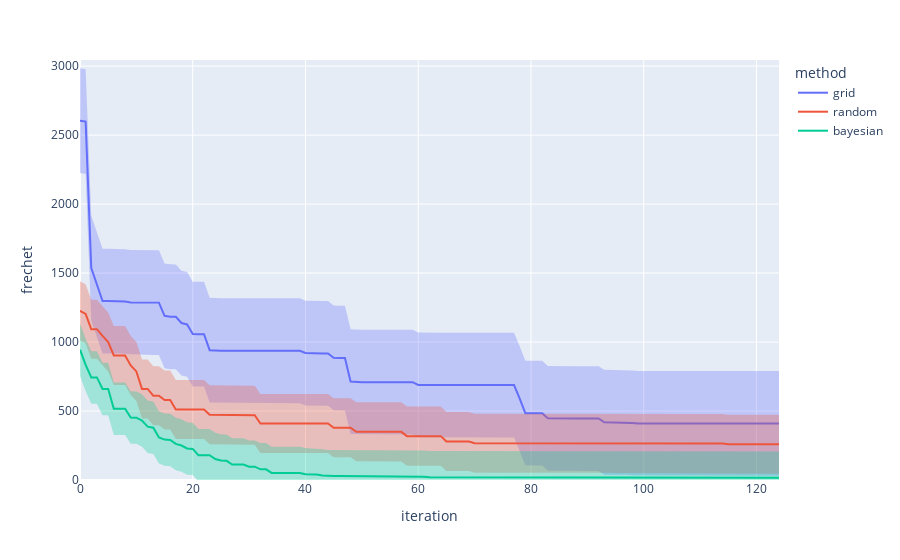

Notebook code cell kept with this figure:
### Markdown cell above
### Visualization
As we might expect, Bayesian optimization outperforms random search while grid and
random search are on par with each other.

### Code cell
# import plotly.express as px
from self_driving_lab_demo.utils.plotting import line

fig = line(
    data_frame=results_df,
    x="iteration",
    y=objective_name,
    error_y="std",
    error_y_mode="band",
    color="method",
)
max_y = (results_df[objective_name] + results_df["std"]).max()
fig.update_yaxes(range=[0.0, max_y*1.02])
fig

### Figure 1 — Plotly figure (JSON) as saved in the notebook; plotly's stock layout.template omitted (floating-point values rounded to 4 significant figures; data arrays with more than 128 entries replaced by an {"elided": "..."} marker saying what was removed)
{"data": [{"fill": "toself", "fillcolor": "rgba(99,110,250,.3)", "hoverinfo": "skip", "legendgroup": "grid", "line": {"color": "rgba(255,255,255,0)"}, "showlegend": false, "type": "scatter", "x": {"elided": "250 int values"}, "xaxis": "x", "y": {"elided": "250 float values"}, "yaxis": "y"}, {"hovertemplate": "method=grid<br>iteration=%{x}<br>frechet=%{y}<extra></extra>", "legendgroup": "grid", "line": {"color": "#636efa", "dash": "solid"}, "marker": {"symbol": "circle"}, "mode": "lines", "name": "grid", "orientation": "v", "showlegend": true, "type": "scatter", "x": [0, 1, 2, 3, 4, 5, 6, 7, 8, 9, 10, 11, 12, 13, 14, 15, 16, 17, 18, 19, 20, 21, 22, 23, 24, 25, 26, 27, 28, 29, 30, 31, 32, 33, 34, 35, 36, 37, 38, 39, 40, 41, 42, 43, 44, 45, 46, 47, 48, 49, 50, 51, 52, 53, 54, 55, 56, 57, 58, 59, 60, 61, 62, 63, 64, 65, 66, 67, 68, 69, 70, 71, 72, 73, 74, 75, 76, 77, 78, 79, 80, 81, 82, 83, 84, 85, 86, 87, 88, 89, 90, 91, 92, 93, 94, 95, 96, 97, 98, 99, 100, 101, 102, 103, 104, 105, 106, 107, 108, 109, 110, 111, 112, 113, 114, 115, 116, 117, 118, 119, 120, 121, 122, 123, 124], "xaxis": "x", "y": [2605, 2598.0, 1537.0, 1414.0, 1297.0, 1297.0, 1297.0, 1297.0, 1294.0, 1287.0, 1287.0, 1287.0, 1287.0, 1286, 1286.0, 1190, 1183.0, 1183.0, 1138.0, 1128.0, 1058, 1057.0, 1057.0, 941, 936.8, 936.8, 936.8, 936.8, 936.8, 936.8, 936.8, 936.8, 936.8, 936.8, 936.8, 936.8, 936.8, 936.8, 936.8, 936.8, 920.4, 917.8, 917.8, 917.8, 917.8, 886, 883.8, 883.8, 713.6, 708.8, 708.8, 708.8, 708.8, 708.8, 708.8, 708.8, 708.8, 708.8, 708.8, 708.8, 689.2, 688, 688, 688, 688, 688, 688, 688, 688, 688, 688, 688, 688, 688, 688, 688, 688, 688, 590, 484.6, 484.6, 484.6, 484.6, 446.8, 445.6, 445.6, 445.6, 445.6, 445.6, 445.6, 445.6, 445.6, 445.6, 418.6, 418.6, 418.6, 418.6, 418.6, 414, 410.4, 410.4, 410.4, 410.4, 410.4, 410.4, 410.4, 410.4, 410.4, 410.4, 410.4, 410.4, 410.4, 410.4, 410.4, 410.4, 410.4, 410.4, 410.4, 410.4, 410.4, 410.4, 410.4, 410.4, 410.4, 410.4], "yaxis": "y"}, {"fill": "toself", "fillcolor": "rgba(239,85,59,.3)", "hoverinfo": "skip", "legendgroup": "random", "line": {"color": "rgba(255,255,255,0)"}, "showlegend": false, "type": "scatter", "x": {"elided": "250 int values"}, "xaxis": "x", "y": {"elided": "250 float values"}, "yaxis": "y"}, {"hovertemplate": "method=random<br>iteration=%{x}<br>frechet=%{y}<extra></extra>", "legendgroup": "random", "line": {"color": "#EF553B", "dash": "solid"}, "marker": {"symbol": "circle"}, "mode": "lines", "name": "random", "orientation": "v", "showlegend": true, "type": "scatter", "x": [0, 1, 2, 3, 4, 5, 6, 7, 8, 9, 10, 11, 12, 13, 14, 15, 16, 17, 18, 19, 20, 21, 22, 23, 24, 25, 26, 27, 28, 29, 30, 31, 32, 33, 34, 35, 36, 37, 38, 39, 40, 41, 42, 43, 44, 45, 46, 47, 48, 49, 50, 51, 52, 53, 54, 55, 56, 57, 58, 59, 60, 61, 62, 63, 64, 65, 66, 67, 68, 69, 70, 71, 72, 73, 74, 75, 76, 77, 78, 79, 80, 81, 82, 83, 84, 85, 86, 87, 88, 89, 90, 91, 92, 93, 94, 95, 96, 97, 98, 99, 100, 101, 102, 103, 104, 105, 106, 107, 108, 109, 110, 111, 112, 113, 114, 115, 116, 117, 118, 119, 120, 121, 122, 123, 124], "xaxis": "x", "y": [1227.0, 1204.0, 1093.0, 1093.0, 1045, 999.8, 902.4, 902.4, 902.4, 830, 787, 659.8, 659.8, 611.2, 611.2, 579.2, 579.2, 510.6, 510.6, 510.6, 510.6, 510.6, 510.6, 472.6, 472.6, 472.6, 469.4, 469.4, 469.4, 469.4, 469.4, 469.4, 409.2, 409.2, 409.2, 409.2, 409.2, 409.2, 409.2, 409.2, 409.2, 409.2, 409.2, 409.2, 409.2, 379.2, 379.2, 379.2, 379.2, 349.4, 349, 349, 349, 349, 349, 349, 349, 349, 318, 318, 318, 318, 318, 318, 318, 278.4, 278.4, 278.4, 278.4, 278.4, 266.6, 266.6, 266.6, 266.6, 266.6, 266.6, 266.6, 266.6, 266.6, 266.6, 266.6, 266.6, 266.6, 266.6, 266.6, 266.6, 266.6, 266.6, 266.6, 266.6, 266.6, 266.6, 266.6, 266.6, 266.6, 264.2, 264.2, 264.2, 264.2, 264.2, 264.2, 264.2, 264.2, 264.2, 264.2, 264.2, 264.2, 264.2, 264.2, 264.2, 264.2, 264.2, 264.2, 264.2, 264.2, 258.8, 258.8, 258.8, 258.8, 258.8, 258.8, 258.8, 258.8, 258.8, 258.8], "yaxis": "y"}, {"fill": "toself", "fillcolor": "rgba(0,204,150,.3)", "hoverinfo": "skip", "legendgroup": "bayesian", "line": {"color": "rgba(255,255,255,0)"}, "showlegend": false, "type": "scatter", "x": {"elided": "250 int values"}, "xaxis": "x", "y": {"elided": "250 float values"}, "yaxis": "y"}, {"hovertemplate": "method=bayesian<br>iteration=%{x}<br>frechet=%{y}<extra></extra>", "legendgroup": "bayesian", "line": {"color": "#00cc96", "dash": "solid"}, "marker": {"symbol": "circle"}, "mode": "lines", "name": "bayesian", "orientation": "v", "showlegend": true, "type": "scatter", "x": [0, 1, 2, 3, 4, 5, 6, 7, 8, 9, 10, 11, 12, 13, 14, 15, 16, 17, 18, 19, 20, 21, 22, 23, 24, 25, 26, 27, 28, 29, 30, 31, 32, 33, 34, 35, 36, 37, 38, 39, 40, 41, 42, 43, 44, 45, 46, 47, 48, 49, 50, 51, 52, 53, 54, 55, 56, 57, 58, 59, 60, 61, 62, 63, 64, 65, 66, 67, 68, 69, 70, 71, 72, 73, 74, 75, 76, 77, 78, 79, 80, 81, 82, 83, 84, 85, 86, 87, 88, 89, 90, 91, 92, 93, 94, 95, 96, 97, 98, 99, 100, 101, 102, 103, 104, 105, 106, 107, 108, 109, 110, 111, 112, 113, 114, 115, 116, 117, 118, 119, 120, 121, 122, 123, 124], "xaxis": "x", "y": [944.4, 835, 743.6, 743.6, 659.8, 659.8, 516.8, 516.8, 516.8, 453.4, 452, 430.6, 386.4, 379.2, 309, 292.8, 290.6, 261.6, 250, 229, 225.6, 179.6, 179.6, 179.6, 151.8, 141.4, 139.2, 112.4, 112.4, 112.4, 96.8, 96.8, 77.4, 77.4, 51.2, 50.6, 50.6, 50.6, 50.6, 50.6, 41.4, 39.4, 39.4, 32, 28.2, 28.2, 28.2, 28.2, 27.8, 27.8, 23.4, 23.4, 23.4, 23.2, 23.2, 23.2, 23.2, 23.2, 23.2, 23.2, 23.2, 23.2, 20.2, 20.2, 20.2, 20.2, 20.2, 20.2, 20.2, 18.2, 18.2, 18.2, 18.2, 18.2, 18.2, 18.2, 18.2, 18, 18, 18, 18, 18, 18, 18, 18, 17, 17, 17, 17, 17, 17, 17, 17, 17, 17, 17, 17, 17, 17, 17, 17, 17, 17, 17, 17, 17, 17, 17, 17, 17, 17, 17, 17, 17, 17, 17, 17, 17, 17, 17, 17, 17, 17, 17, 17], "yaxis": "y"}], "layout": {"legend": {"title": {"text": "method"}, "tracegroupgap": 0}, "margin": {"t": 60}, "xaxis": {"anchor": "y", "domain": [0, 1], "title": {"text": "iteration"}}, "yaxis": {"anchor": "x", "domain": [0, 1], "range": [0, 3044.0], "title": {"text": "frechet"}}}}
